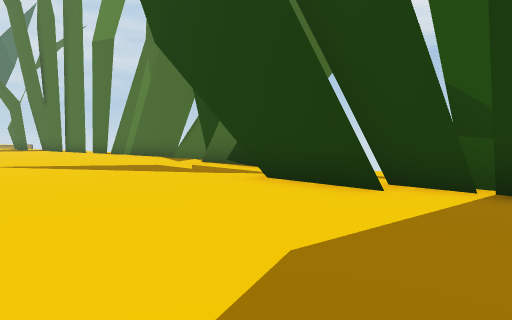
[1] (above)

21 first-person views from a walk through a 3-D level made in the Unity game engine. The camera is 1.3 m above the floor, tilts 4° down and sees 80° across. The floor is counted in squares, 2 m on a side. Each view is taken from the middle of a square. On the plan, view 1 faces up. The plan holds only what a view shows up to about 10 squares ahead; the rest is blank. The place goes on beyond the plan. The player character is not drawn. Some surface patterns are stand-ins.

[2]
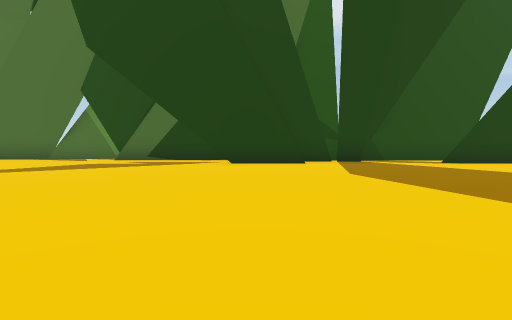

[3]
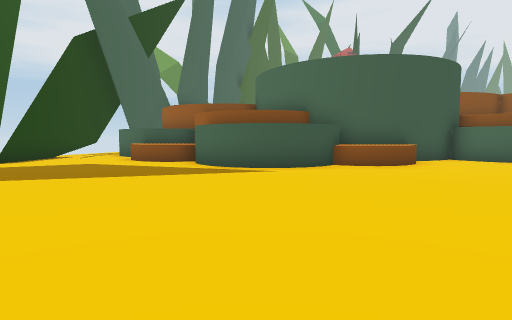

[4]
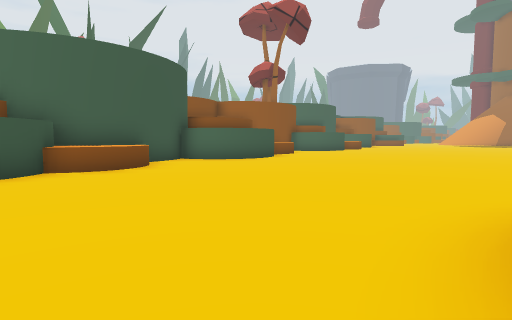

[5]
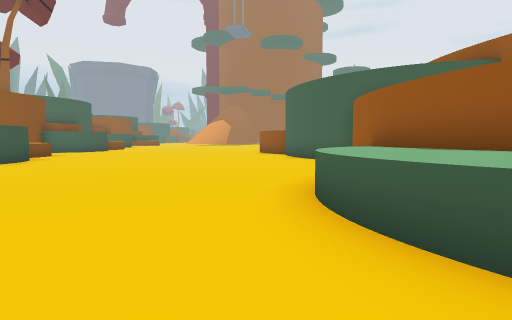

[6]
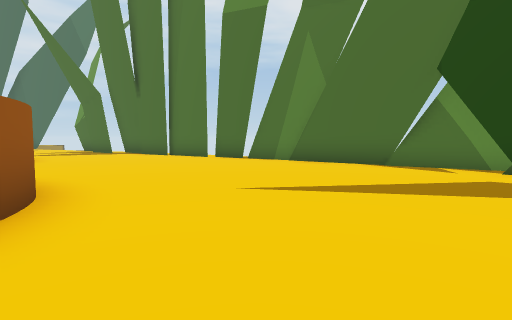

[7]
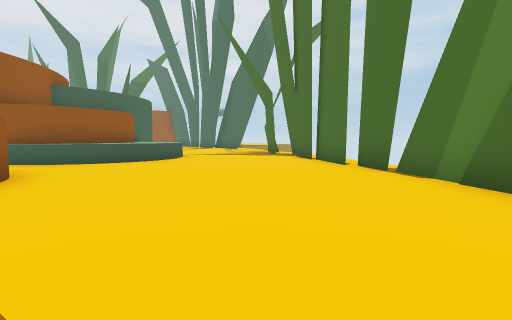

[8]
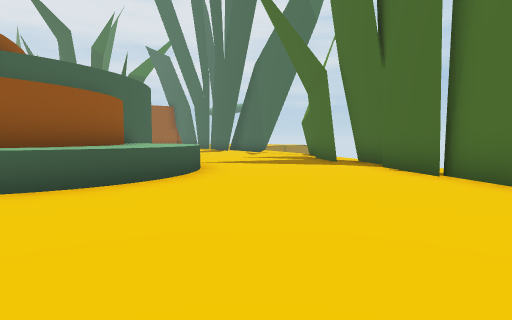

[9]
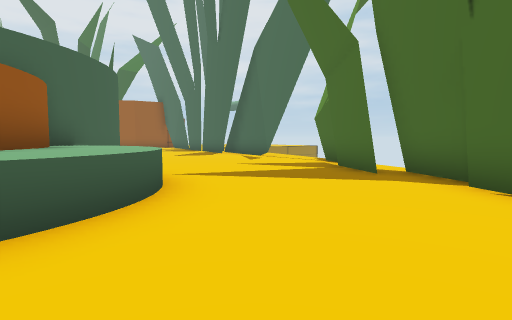

[10]
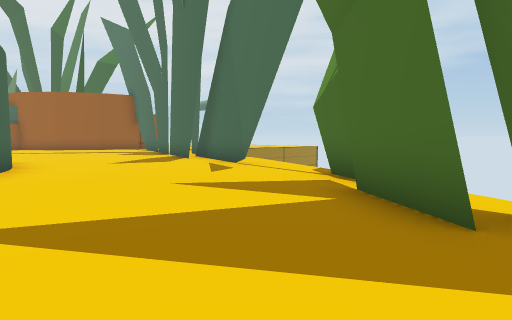

[11]
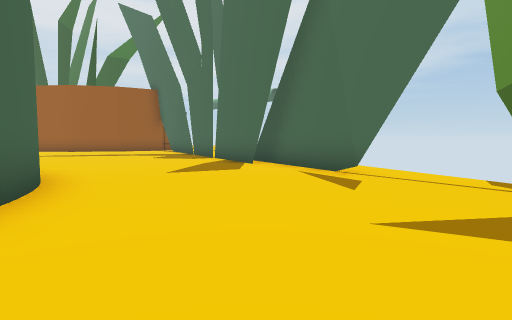

[12]
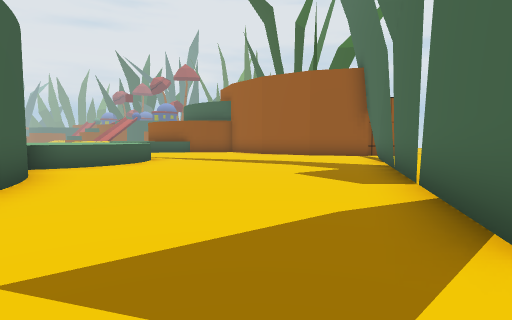

[13]
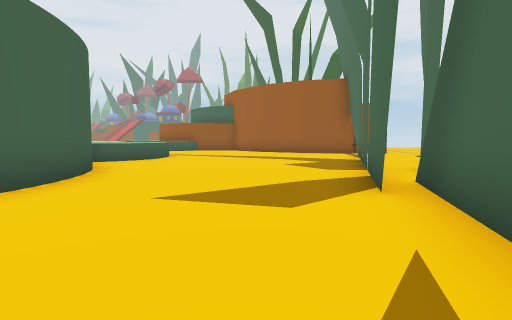

[14]
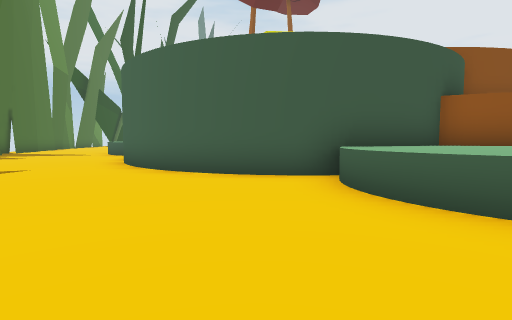

[15]
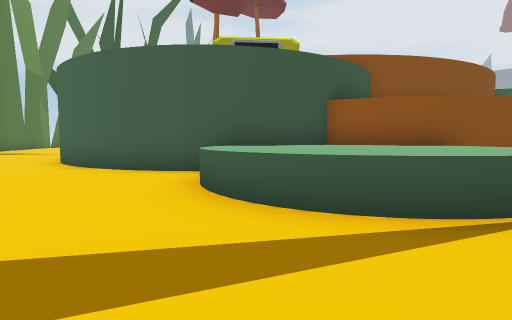

[16]
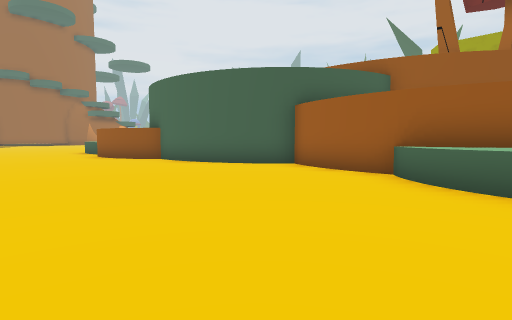

[17]
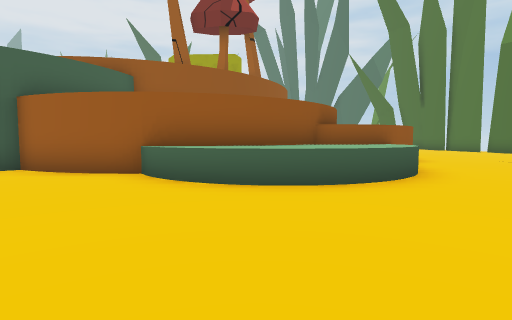

[18]
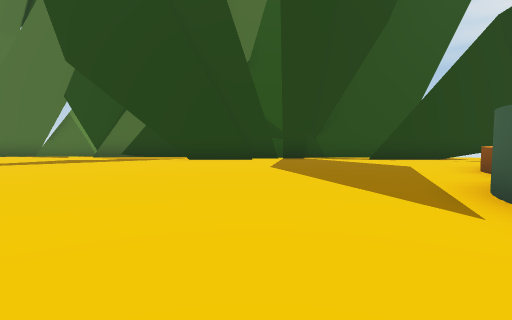

[19]
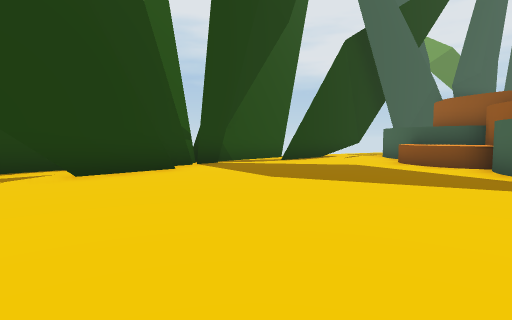

[20]
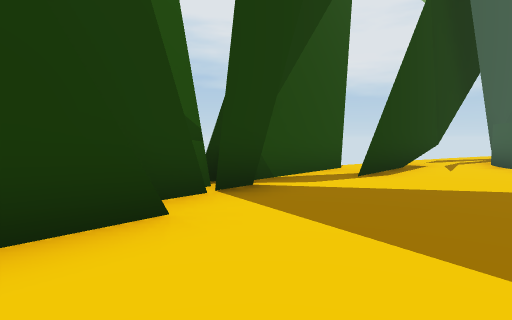

[21]
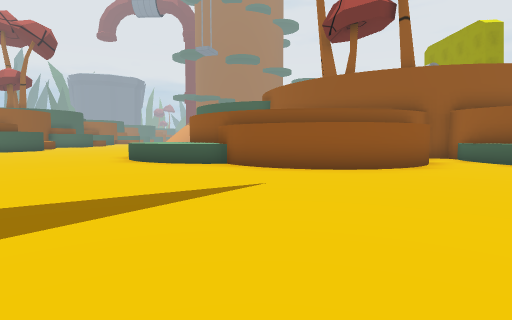

### Floor plan
Key: @ floor where view 1 was taken; # wall or solid block; . floor; = window, fence, low wall or low ledge; ^ raised ledge.
Columns run from 30 left of view 1 to 8 right of it. Each row starts with its distance up from view 1.
 22  ###
 21  ..#####
 20  ......#####
 19  .......... #..##
 18  ...............#
 17 ................####
 16 ...................##
 15 ..^.....###.........##
 14 .^^^^.### ##......... ###
 13 ^^^^^##    ##^^^^.......##
 12 ^^^^^        ^^^^^.......##
 11  ^^^^          ^^^........###
 10  .##            ^^..........##
  9  ##             ^^...........#
  8                 #............##
  7                 ######........##
  6                      #.........#
  5                      ##.......###
  4                       #........####
  3                      #^..........###
  2                      ^^^...........##
  1                     ^^^^..........=##
  0                     ^^^^......@.....##
 -1                    ^#^^..............##
 -2                  ###............^^....#
 -3                  #...........###^^#####
 -4                 ##..........##  ##
 -5                 #..........^#
 -6                ##..........^^#
 -7                #...........^^
 -8                #...........#
 -9                .........####

Positions as (right, up) in squares from view 1, and headings:
1: (0, 0), facing up
2: (-5, -1), facing up-right
3: (-6, 2), facing down-right
4: (-6, 1), facing down
5: (-5, 1), facing down-left
6: (-6, 3), facing up
7: (-4, 7), facing up-left
8: (-8, 9), facing up-left
9: (-10, 11), facing up-left
10: (-12, 14), facing up-left
11: (-15, 14), facing up-left
12: (-19, 18), facing left
13: (-17, 18), facing left
14: (-28, 18), facing down-right
15: (-30, 17), facing down-right
16: (-5, -4), facing left
17: (-5, -4), facing up-left
18: (-5, -3), facing up-right
19: (-5, 2), facing right
20: (-1, 3), facing right
21: (-3, 10), facing down-left
